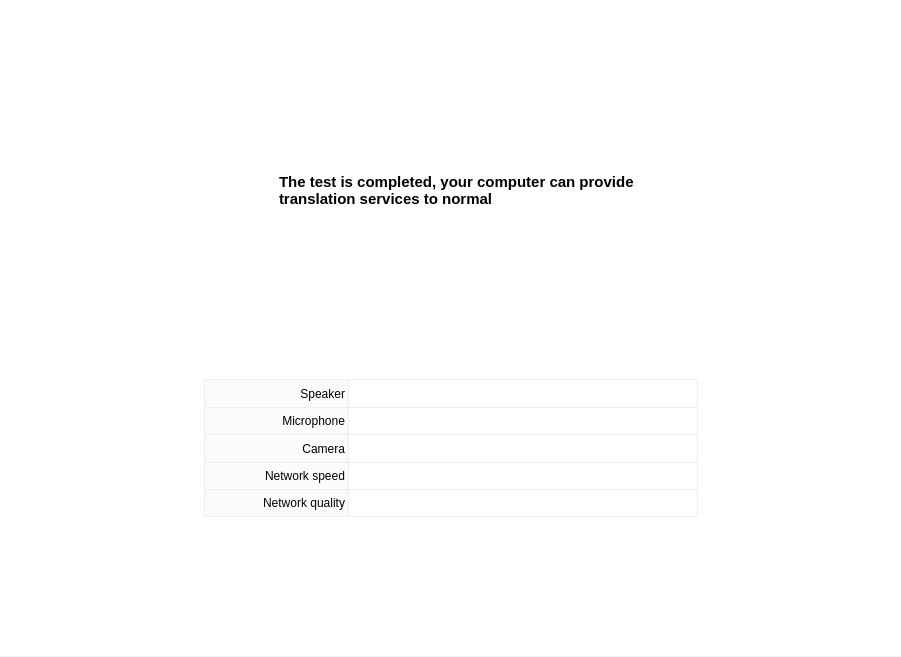
<?xml version="1.0" encoding="UTF-8"?>
<ui version="4.0">
 <class>ns::TestDeviceFinished</class>
 <widget class="QWidget" name="ns::TestDeviceFinished">
  <property name="geometry">
   <rect>
    <x>0</x>
    <y>0</y>
    <width>901</width>
    <height>657</height>
   </rect>
  </property>
  <property name="windowTitle">
   <string>YesPo Service Client</string>
  </property>
  <property name="styleSheet">
   <string notr="true">* {
	font-family: Verdana, &quot;宋体&quot;, Arial, Sans-serif, Segoe UI, Tahoma;
}

#widgetTestFinished {
	background: #ffffff;
	border-bottom : 1px solid #eff4f6;
}

#labelTestIcon {
	background-image: url(:/images/ui/test_normal.png);
}

#labelTestResultTitle {
	font-size: 15px;
	font-weight: bold;
}

/*#widgetResult QLabel {
	border: 1px solid #eeeeee;
}*/

#labelSpeakerResultKey, #labelMicResultKey, #labelCameraResultKey, #labelNetworkResultKey, #labelNetQualityResultKey {
	background: #FBFBFB;
	border-top: 1px solid #eeeeee;
	border-right: 1px solid #eeeeee;
	border-left: 1px solid #eeeeee;
}

#labelNetQualityResultKey {
	border-bottom: 1px solid #eeeeee;
}

#labelSpeakerResultValue, #labelMicResultValue, #labelCameraResultValue, #labelNetworkResultValue, #labelNetQualityResultValue {
	border-top: 1px solid #eeeeee;
	border-right: 1px solid #eeeeee;
}

#labelNetQualityResultValue {
	border-bottom: 1px solid #eeeeee;
}</string>
  </property>
  <layout class="QVBoxLayout" name="verticalLayout">
   <property name="spacing">
    <number>0</number>
   </property>
   <property name="margin">
    <number>0</number>
   </property>
   <item>
    <widget class="QWidget" name="widgetTestFinished" native="true">
     <layout class="QVBoxLayout" name="verticalLayout_3">
      <item>
       <layout class="QHBoxLayout" name="horizontalLayout_6" stretch="0,0,0,0">
        <item>
         <spacer name="horizontalSpacer">
          <property name="orientation">
           <enum>Qt::Horizontal</enum>
          </property>
          <property name="sizeHint" stdset="0">
           <size>
            <width>40</width>
            <height>20</height>
           </size>
          </property>
         </spacer>
        </item>
        <item>
         <widget class="QLabel" name="labelTestIcon">
          <property name="minimumSize">
           <size>
            <width>40</width>
            <height>40</height>
           </size>
          </property>
          <property name="maximumSize">
           <size>
            <width>40</width>
            <height>40</height>
           </size>
          </property>
          <property name="text">
           <string/>
          </property>
         </widget>
        </item>
        <item>
         <widget class="QLabel" name="labelTestResultTitle">
          <property name="minimumSize">
           <size>
            <width>390</width>
            <height>0</height>
           </size>
          </property>
          <property name="maximumSize">
           <size>
            <width>390</width>
            <height>16777215</height>
           </size>
          </property>
          <property name="text">
           <string>The test is completed, your computer can provide translation services to normal</string>
          </property>
          <property name="scaledContents">
           <bool>true</bool>
          </property>
          <property name="wordWrap">
           <bool>true</bool>
          </property>
         </widget>
        </item>
        <item>
         <spacer name="horizontalSpacer_2">
          <property name="orientation">
           <enum>Qt::Horizontal</enum>
          </property>
          <property name="sizeHint" stdset="0">
           <size>
            <width>40</width>
            <height>20</height>
           </size>
          </property>
         </spacer>
        </item>
       </layout>
      </item>
      <item>
       <layout class="QHBoxLayout" name="horizontalLayout_7">
        <property name="spacing">
         <number>0</number>
        </property>
        <property name="bottomMargin">
         <number>130</number>
        </property>
        <item>
         <spacer name="horizontalSpacer_3">
          <property name="orientation">
           <enum>Qt::Horizontal</enum>
          </property>
          <property name="sizeHint" stdset="0">
           <size>
            <width>40</width>
            <height>20</height>
           </size>
          </property>
         </spacer>
        </item>
        <item>
         <widget class="QWidget" name="widgetResult" native="true">
          <property name="minimumSize">
           <size>
            <width>496</width>
            <height>140</height>
           </size>
          </property>
          <property name="maximumSize">
           <size>
            <width>496</width>
            <height>140</height>
           </size>
          </property>
          <layout class="QVBoxLayout" name="verticalLayout_2">
           <property name="spacing">
            <number>0</number>
           </property>
           <property name="margin">
            <number>1</number>
           </property>
           <item>
            <layout class="QHBoxLayout" name="horizontalLayout_3">
             <property name="spacing">
              <number>0</number>
             </property>
             <item>
              <widget class="QLabel" name="labelSpeakerResultKey">
               <property name="minimumSize">
                <size>
                 <width>145</width>
                 <height>0</height>
                </size>
               </property>
               <property name="maximumSize">
                <size>
                 <width>145</width>
                 <height>16777215</height>
                </size>
               </property>
               <property name="text">
                <string>Speaker</string>
               </property>
               <property name="alignment">
                <set>Qt::AlignRight|Qt::AlignTrailing|Qt::AlignVCenter</set>
               </property>
              </widget>
             </item>
             <item>
              <widget class="QLabel" name="labelSpeakerResultValue">
               <property name="text">
                <string/>
               </property>
              </widget>
             </item>
            </layout>
           </item>
           <item>
            <layout class="QHBoxLayout" name="horizontalLayout_2">
             <property name="spacing">
              <number>0</number>
             </property>
             <item>
              <widget class="QLabel" name="labelMicResultKey">
               <property name="minimumSize">
                <size>
                 <width>145</width>
                 <height>0</height>
                </size>
               </property>
               <property name="maximumSize">
                <size>
                 <width>145</width>
                 <height>16777215</height>
                </size>
               </property>
               <property name="text">
                <string>Microphone</string>
               </property>
               <property name="alignment">
                <set>Qt::AlignRight|Qt::AlignTrailing|Qt::AlignVCenter</set>
               </property>
              </widget>
             </item>
             <item>
              <widget class="QLabel" name="labelMicResultValue">
               <property name="text">
                <string/>
               </property>
              </widget>
             </item>
            </layout>
           </item>
           <item>
            <layout class="QHBoxLayout" name="horizontalLayout_4">
             <property name="spacing">
              <number>0</number>
             </property>
             <item>
              <widget class="QLabel" name="labelCameraResultKey">
               <property name="minimumSize">
                <size>
                 <width>145</width>
                 <height>0</height>
                </size>
               </property>
               <property name="maximumSize">
                <size>
                 <width>145</width>
                 <height>16777215</height>
                </size>
               </property>
               <property name="text">
                <string>Camera</string>
               </property>
               <property name="alignment">
                <set>Qt::AlignRight|Qt::AlignTrailing|Qt::AlignVCenter</set>
               </property>
              </widget>
             </item>
             <item>
              <widget class="QLabel" name="labelCameraResultValue">
               <property name="text">
                <string/>
               </property>
              </widget>
             </item>
            </layout>
           </item>
           <item>
            <layout class="QHBoxLayout" name="horizontalLayout">
             <property name="spacing">
              <number>0</number>
             </property>
             <item>
              <widget class="QLabel" name="labelNetworkResultKey">
               <property name="minimumSize">
                <size>
                 <width>145</width>
                 <height>0</height>
                </size>
               </property>
               <property name="maximumSize">
                <size>
                 <width>145</width>
                 <height>16777215</height>
                </size>
               </property>
               <property name="text">
                <string>Network speed</string>
               </property>
               <property name="alignment">
                <set>Qt::AlignRight|Qt::AlignTrailing|Qt::AlignVCenter</set>
               </property>
              </widget>
             </item>
             <item>
              <widget class="QLabel" name="labelNetworkResultValue">
               <property name="text">
                <string/>
               </property>
              </widget>
             </item>
            </layout>
           </item>
           <item>
            <layout class="QHBoxLayout" name="horizontalLayout_5">
             <property name="spacing">
              <number>0</number>
             </property>
             <item>
              <widget class="QLabel" name="labelNetQualityResultKey">
               <property name="minimumSize">
                <size>
                 <width>145</width>
                 <height>0</height>
                </size>
               </property>
               <property name="maximumSize">
                <size>
                 <width>145</width>
                 <height>16777215</height>
                </size>
               </property>
               <property name="text">
                <string>Network quality</string>
               </property>
               <property name="alignment">
                <set>Qt::AlignRight|Qt::AlignTrailing|Qt::AlignVCenter</set>
               </property>
              </widget>
             </item>
             <item>
              <widget class="QLabel" name="labelNetQualityResultValue">
               <property name="text">
                <string/>
               </property>
              </widget>
             </item>
            </layout>
           </item>
          </layout>
         </widget>
        </item>
        <item>
         <spacer name="horizontalSpacer_4">
          <property name="orientation">
           <enum>Qt::Horizontal</enum>
          </property>
          <property name="sizeHint" stdset="0">
           <size>
            <width>40</width>
            <height>20</height>
           </size>
          </property>
         </spacer>
        </item>
       </layout>
      </item>
     </layout>
    </widget>
   </item>
  </layout>
 </widget>
 <resources>
  <include location="translator.qrc"/>
 </resources>
 <connections/>
</ui>
